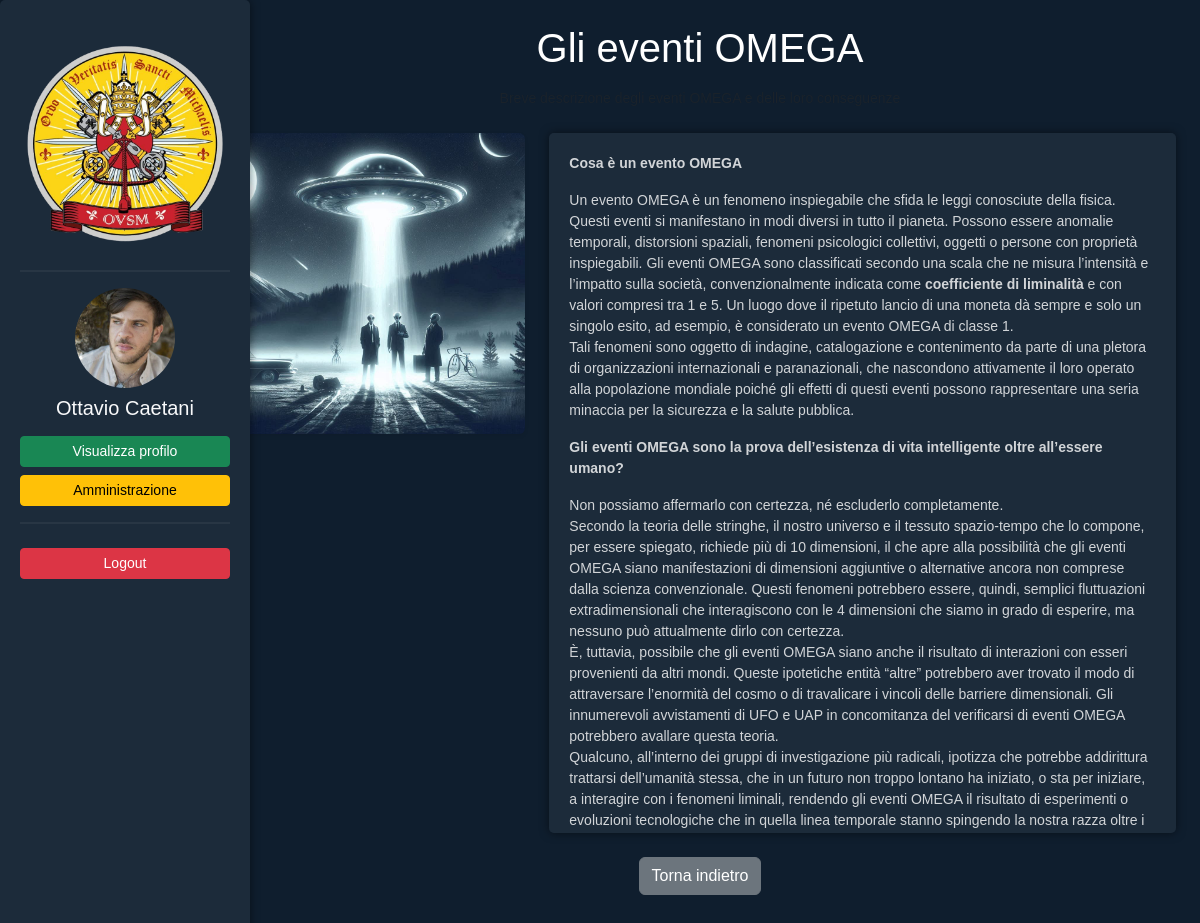
/visualizza_articolo.php?id=2 (signed in), run on the app's committed database.
### tables this page shows
CREATE TABLE `utenti` (
  `id` int(11) NOT NULL,
  `username` varchar(50) NOT NULL,
  `password_hash` varchar(255) NOT NULL,
  `email` varchar(100) NOT NULL,
  `nome` varchar(50) NOT NULL,
  `cognome` varchar(50) NOT NULL,
  `foto_profilo` varchar(255) DEFAULT NULL,
  `ruolo` enum('utente','admin') NOT NULL DEFAULT 'utente',
  `stato` enum('attivo','sospeso','disattivato') NOT NULL DEFAULT 'attivo',
  `data_creazione` timestamp NOT NULL DEFAULT current_timestamp()
);

CREATE TABLE `articoli` (
  `id` int(11) NOT NULL,
  `titolo` varchar(255) NOT NULL,
  `sinossi` text NOT NULL,
  `testo` text NOT NULL,
  `immagine` varchar(255) DEFAULT NULL,
  `autore_id` int(11) NOT NULL,
  `data_pubblicazione` timestamp NOT NULL DEFAULT current_timestamp()
);

### visualizza_articolo.php (the view, shortened to what this page needs)
<?php
include 'db_connection.php';
$stmt = $conn->prepare("SELECT username, foto_profilo, nome, cognome, ruolo FROM utenti WHERE id = ?");
$stmt->bind_param("i", $_SESSION['user_id']);
$stmt->execute();
$result = $stmt->get_result();
$user = $result->fetch_assoc();
$articolo_id = $_GET['id'];
$stmt = $conn->prepare("SELECT titolo, sinossi, testo, immagine FROM articoli WHERE id = ?");
$stmt->bind_param("i", $articolo_id);
$stmt->execute();
$result = $stmt->get_result();
$articolo = $result->fetch_assoc();
?>
    <body>
        <div class="container-fluid">
            <div class="row">
                <nav class="col-md-3 col-lg-2 d-md-block bg-dark sidebar">
                    <div class="text-center py-4">
                        <a href="index"><img src="images/logo.png" alt="Logo Agenzia" class="logo"><br></a>
                        <hr class="text-light">
                        <img src="<?php echo "uploads/".htmlspecialchars($user['foto_profilo']); ?>" alt="Profilo" class="img-fluid rounded-circle" style="width: 100px; height: 100px;">
                        <h5 class="text-light mt-2"><?php echo htmlspecialchars($user['nome'])." ".htmlspecialchars($user['cognome']); ?></h5>
                        <a href="profilo" class="btn btn-success btn-sm mt-2 w-100">Visualizza profilo</a>
                        <?php if ($user['ruolo'] === 'admin'): ?>
                            <a href="admin" class="btn btn-warning btn-sm mt-2 w-100">Amministrazione</a>
                        <?php endif; ?>
                        <hr class="text-light">
                        <a href="logout" class="btn btn-danger btn-sm mt-2 w-100">Logout</a>
                    </div>
                </nav>
                <main class="col-md-9 ms-sm-auto col-lg-10 px-md-4 my-4">
                    <h1 class="mb-3"><?php echo htmlspecialchars($articolo['titolo']); ?></h1>
                    <p class="text-muted"><?php echo htmlspecialchars($articolo['sinossi']); ?></p>
                    <div class="row mt-4">
                        <div class="col-md-4">
                            <?php if (!empty($articolo['immagine'])): ?>
                                <img src="uploads/<?php echo htmlspecialchars($articolo['immagine']); ?>" class="img-fluid rounded shadow-sm" alt="Immagine articolo">
                            <?php else: ?>
                                <p class="text-muted">Nessuna immagine disponibile</p>
                            <?php endif; ?>
                        </div>
                        <div class="col-md-8">
                            <div class="scrollable-text">
                                <?php echo $articolo['testo']; ?>
                            </div>
                        </div>
                    </div>
                    <a href="index" class="btn btn-secondary mt-4">Torna indietro</a>
                </main>
            </div>
        </div>
    </body>
</html>

### css/style.css (style rules this page uses)
body { font-family: Arial, sans-serif; background-color: #0f1e2e; color: white; text-align: center; }
.logo { width: 200px; margin-bottom: 10px; }
p { font-size: 14px; opacity: 0.8; }
.sidebar { min-height: 100vh; height: auto; width: 250px; overflow-y: auto; position: fixed; top: 0; left: 0; color: #fff; padding: 20px; background: #1c2b3a !important; border-radius: 5px; box-shadow: 0px 0px 10px rgba(0, 0, 0, 0.5); }
.sidebar hr { border: 1px solid rgba(255, 255, 255, 0.2); }
.scrollable-text { max-height: 700px; overflow-y: auto; color: #fff; padding: 20px; background: #1c2b3a !important; border-radius: 5px; box-shadow: 0px 0px 10px rgba(0, 0, 0, 0.5); text-align: left; font-size: medium; }

### data on the page
utenti: foto_profilo (picture), nome "Ottavio", cognome "Caetani"
articoli: titolo "Gli eventi OMEGA", immagine (picture), testo "Cosa è un evento OMEGA Un evento OMEGA è un fenomeno inspiegabile che sfida le leggi conosciute della fisica. Questi eventi si manifestano in modi diversi in tutto il pianeta. Possono essere anomalie temporali, distorsioni spaziali, fenomeni psicologici collettivi, oggetti o persone con proprietà inspiegabili. Gli eventi OMEGA sono classificati secondo una scala che ne misura l’intensità e l’impatto sulla società, convenzionalmente indicata come coefficiente di liminalità e con valori compresi tra 1 e 5. Un luogo dove il ripetuto lancio di una moneta dà sempre e solo un singolo esito, ad esempio, è considerato un evento OMEGA di classe 1. Tali fenomeni sono oggetto di indagine,…"
